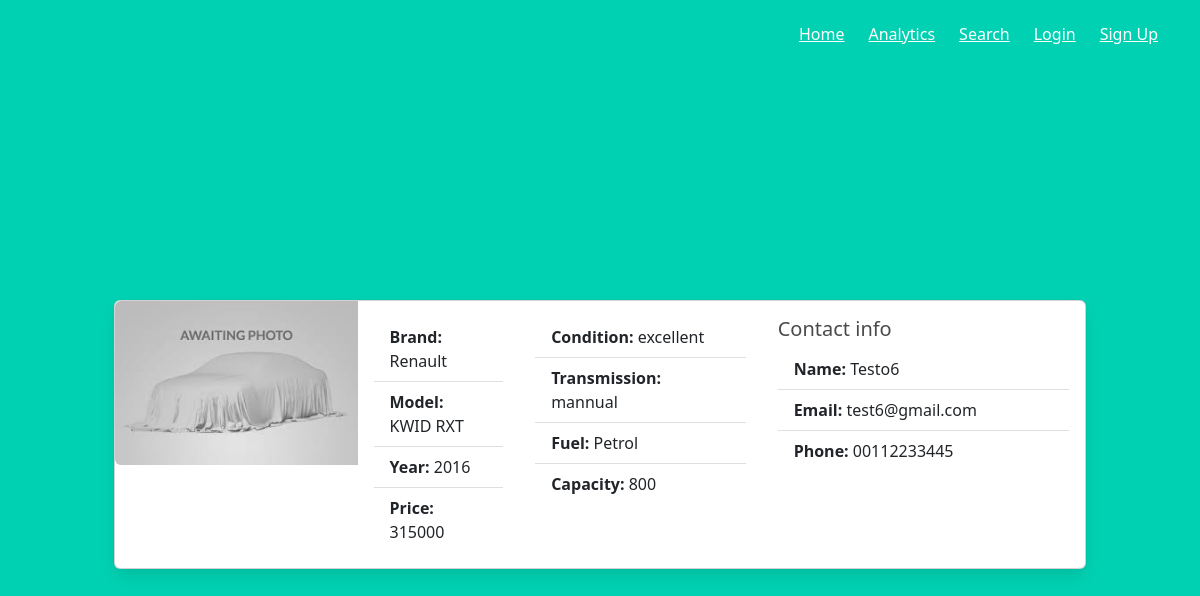
Page /search/1 on the committed database.
### website/models.py (models this page shows)
class Vehicle(db.Model):
    id = db.Column(db.Integer, primary_key=True) # primary keys are required by SQLAlchemy
    brand = db.Column(db.String(20))
    model = db.Column(db.String(20))
    year = db.Column(db.String(4))
    price = db.Column(db.String(8))
    condition = db.Column(db.String(20))
    transmission = db.Column(db.String(20))
    km_driven = db.Column(db.String(20))
    fuel = db.Column(db.String(20))
    capacity = db.Column(db.String(20))
    img = db.Column(db.String(500))
    img_name = db.Column(db.String(500))
    user_id = db.Column(db.Integer, db.ForeignKey('user.id'))

class User(UserMixin, db.Model):
    id = db.Column(db.Integer, primary_key=True) # primary keys are required by SQLAlchemy
    email = db.Column(db.String(50), unique=True)
    full_name = db.Column(db.String(20))
    password = db.Column(db.String(100))
    phone_number = db.Column(db.String(15))
    state = db.Column(db.String(50))
    city = db.Column(db.String(50))
    gender = db.Column(db.String(10))
    profession = db.Column(db.String(50))
    addition_details = db.Column(db.Text)
    img = db.Column(db.String(500))
    img_name = db.Column(db.String(500))
    vehicles = db.relationship('Vehicle') # One to many

### website/views.py (the view)
@views.route('/search/<int:id>')
def display_vehicle(id):
    vehicle = Vehicle.query.filter_by(id=id).first()
    if vehicle:
        if vehicle.img:
            vehicle_img = base64.b64encode(vehicle.img).decode()  # Convert BLOB to binary 64
        else:
            vehicle_img = None
        user = User.query.filter_by(id=vehicle.user_id).first()
        return render_template('display_vehicle.html', vehicle=vehicle, vehicle_img=vehicle_img, user=user)
    return render_template('404.html')

### website/templates/display_vehicle.html (shortened to what this page needs)
{% extends "base.html" %}
{% import "bootstrap/wtf.html" as wtf %}
{% block content %}
  <div class="card mb-0" style="max-width: 90%; margin: auto;">
    <div class="row g-0">
      <div class="col-md-3">
        {% if vehicle_img != none %}
          <img class="img-fluid rounded-start">
        {% else %}
          <img src="{{ url_for('static', filename='images/default_vehicle_img.jpg') }}" class="img-fluid rounded-start">
        {% endif %}
      </div>
      <div class="col-md-2">
        <div class="card-body">
          <ul class="list-group list-group-flush">
            <li class="list-group-item"><span class="bold_text">Brand: </span> {{ vehicle.brand }} </li>
            <li class="list-group-item"><span class="bold_text">Model: </span> {{ vehicle.model }} </li>
            <li class="list-group-item"><span class="bold_text">Year: </span> {{ vehicle.year }} </li>
            <li class="list-group-item"><span class="bold_text">Price: </span> {{ vehicle.price }} </li>
          </ul>
        </div>
      </div>
      <div class="col-md-3">
        <div class="card-body">
          <ul class="list-group list-group-flush">
            <li class="list-group-item"><span class="bold_text">Condition: </span> {{ vehicle.condition }} </li>
            <li class="list-group-item"><span class="bold_text">Transmission: </span> {{ vehicle.transmission }} </li>
            <li class="list-group-item"><span class="bold_text">Fuel: </span> {{ vehicle.fuel }} </li>
            <li class="list-group-item"><span class="bold_text">Capacity: </span> {{ vehicle.capacity }} </li>
          </ul>
        </div>
      </div>
      <div class="col-md-4">
        <div class="card-body">
          <h5>Contact info</h5>
          <ul class="list-group list-group-flush">
            <li class="list-group-item"><span class="bold_text">Name: </span> {{ user.full_name }} </li>
            <li class="list-group-item"><span class="bold_text">Email: </span> {{ user.email }} </li>
            <li class="list-group-item"><span class="bold_text">Phone: </span> {{ user.phone_number }} </li>
          </ul>
        </div>
      </div>
    </div>
  </div>
{% endblock %}

### website/static/styles/style_profile.css (style rules this page uses)
.card { text-align: left; }
.bold_text { font-weight: bold; }

### rows in the picture
Vehicle: brand "Renault", model "KWID RXT", year "2016", price "315000", condition "excellent", transmission "mannual", fuel "Petrol", capacity "800"
User: full_name "Testo6", email "test6@gmail.com", phone_number "00112233445"
